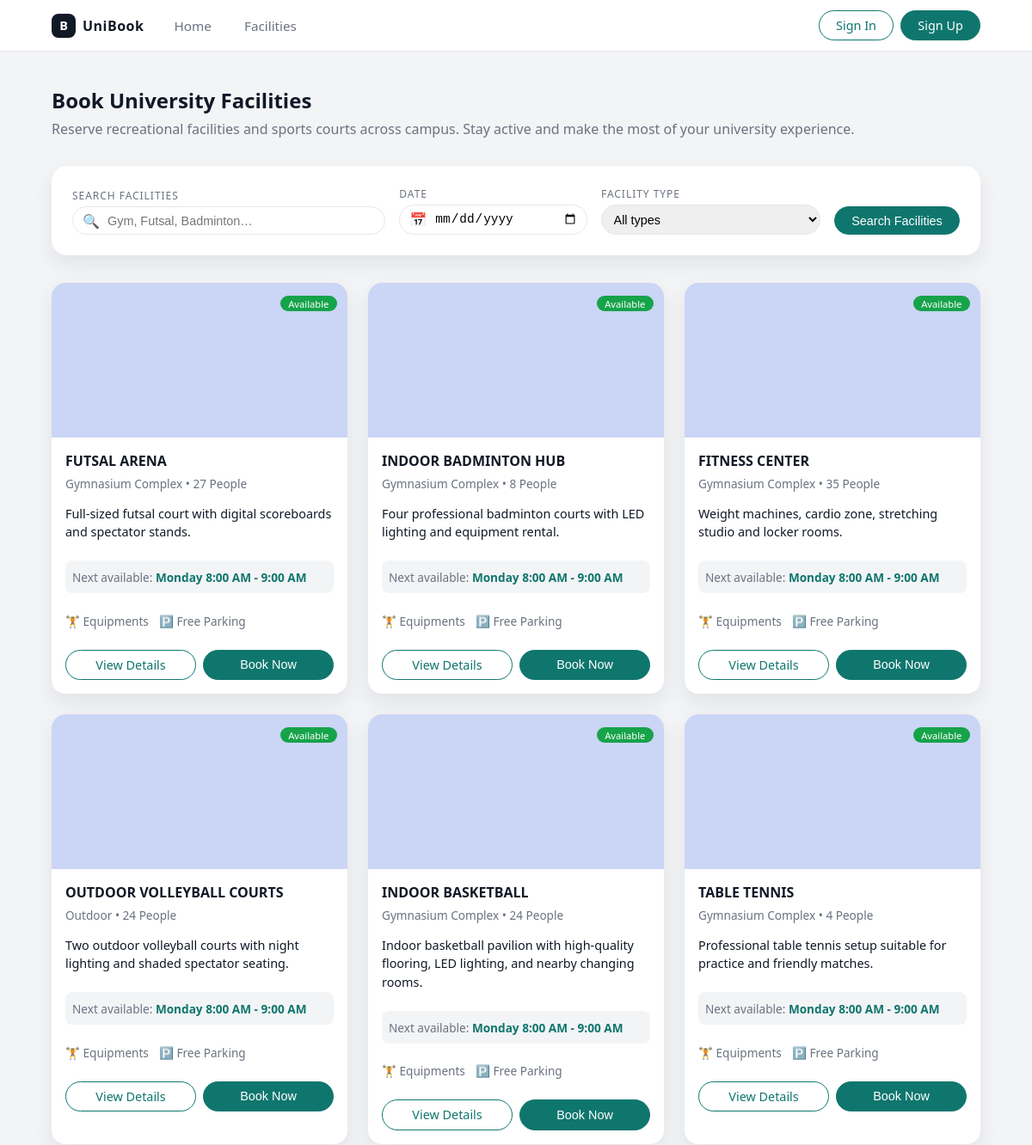
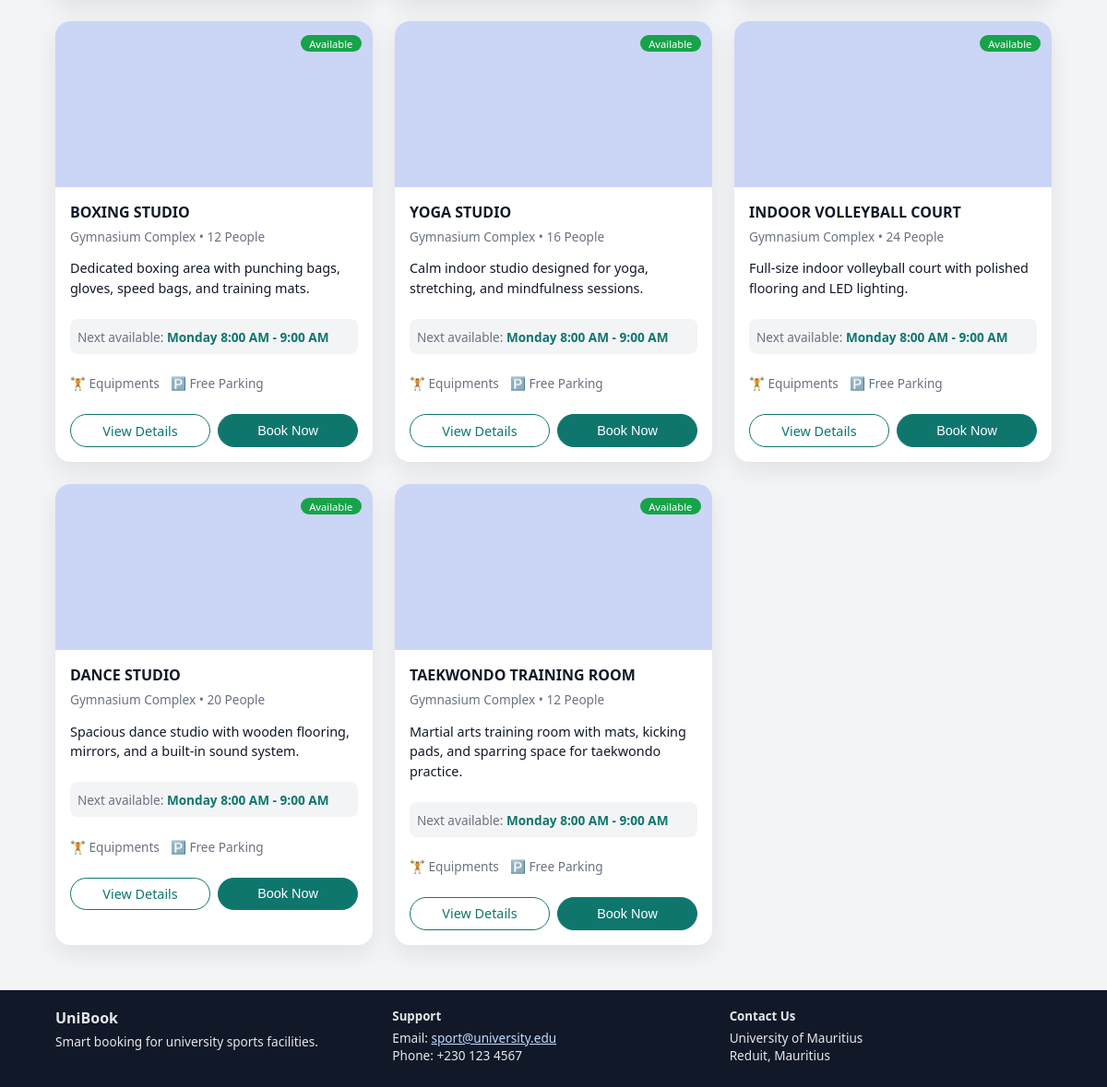
Page /facilities/ on the committed database (2 pictures, top to bottom).
### booking_sys/models.py (models this page shows, shortened)
class Facility(models.Model):
    FACILITY_TYPES = [
        ('sports', 'Sports'),
        ('recreation', 'Recreation'),
        ('academic', 'Academic'),
        ('other', 'Other'),
    ]
    FACILITY_STATUS = [
        ('available', 'Available'),
        ('maintenance', 'Under Maintenance'),
        ('closed', 'Closed'),
    ]
    facility_id = models.UUIDField(primary_key=True, default=uuid.uuid4, editable=False)
    facility_name = models.CharField(max_length=200)
    facility_type = models.CharField(max_length=20, choices=FACILITY_TYPES)
    location = models.CharField(max_length=300)
    description = models.TextField(blank=True)
    image_url = models.URLField(blank=True, null=True)
    facility_status = models.CharField(max_length=20, choices=FACILITY_STATUS, default='available')
    likes_count = models.PositiveIntegerField(default=0)

class Slot(models.Model):
    SLOT_TYPES = [
        ('regular', 'Regular'),
        ('peak', 'Peak Hours'),
        ('off_peak', 'Off-Peak'),
    ]
    SLOT_STATUS = [
        ('available', 'Available'),
        ('booked', 'Booked'),
        ('blocked', 'Blocked'),
    ]
    slot_id = models.UUIDField(primary_key=True, default=uuid.uuid4, editable=False)
    court = models.ForeignKey(Court, on_delete=models.CASCADE, related_name='slots')
    day_of_week = models.IntegerField(choices=Availability.DAYS_OF_WEEK)
    start_time = models.TimeField()
    end_time = models.TimeField()
    slot_type = models.CharField(max_length=10, choices=SLOT_TYPES, default='regular')
    slot_status = models.CharField(max_length=20, choices=SLOT_STATUS, default='available')

### booking_sys/views.py (the view)
# urls.py: path('facilities/', views.facilities, name='facilities'),
def facilities(request):
    if request.method == 'GET':
        facility_type = request.GET.get('type', '')
        facilities_list = Facility.objects.all()
        if facility_type:
            facilities_list = facilities_list.filter(facility_type=facility_type)
        facilities_with_slots = []
        for facility in facilities_list:
            courts = Court.objects.filter(facility=facility, court_status='available')
            next_slot = None
            if courts.exists():
                slots = Slot.objects.filter(
                    court__in=courts,
                    slot_status='available'
                ).order_by('day_of_week', 'start_time').first()
                if slots:
                    next_slot = slots
            total_capacity = sum(court.capacity for court in courts) if courts.exists() else 0
            facilities_with_slots.append({
                'facility': facility,
                'next_slot': next_slot,
                'capacity': total_capacity,
                'courts_count': courts.count()
            })
        return render(request, 'facilities.html', {
            'facilities_data': facilities_with_slots,
            'selected_type': facility_type
        })
    return HttpResponse(status=405)

### booking_sys/templates/facilities.html (shortened to what this page needs)
{% extends 'base.html' %}
{% block content %}
<section class="section">
  <div class="section-header">
    <h1>Book University Facilities</h1>
    <p>Reserve recreational facilities and sports courts across campus. Stay active and make the most of your university experience.</p>
  </div>
  <div style="margin-bottom: 2rem;">
  <form method="get" action="{% url 'booking_sys:search_facilities' %}">
    <div class="filter-bar">
      <div class="filter-field">
        <label>Search facilities</label>
        <div style="position: relative;">
          <span style="position: absolute; left: 0.75rem; top: 50%; transform: translateY(-50%); color: var(--text-muted);">🔍</span>
          <input type="text" name="q" placeholder="Gym, Futsal, Badminton…" value="{{ query|default:'' }}" style="padding-left: 2.5rem;" />
        </div>
      </div>
      <div class="filter-field">
        <label>Date</label>
        <div style="position: relative;">
          <span style="position: absolute; left: 0.75rem; top: 50%; transform: translateY(-50%); color: var(--text-muted);">📅</span>
          <input type="date" name="date" style="padding-left: 2.5rem;" />
        </div>
      </div>
      <div class="filter-field">
        <label>Facility type</label>
        <select name="type">
          <option value="">All types</option>
        </select>
      </div>
      <div class="filter-field">
        <button type="submit" class="btn btn-primary filter-btn" style="width: 100%;">Search Facilities</button>
      </div>
    </div>
  </form>
  </div>
  <div class="card-grid facilities-grid">
    {% if facilities_data %}
      {% for item in facilities_data %}
        {% with facility=item.facility next_slot=item.next_slot capacity=item.capacity %}
          <article class="facility-card">
            <div class="facility-image-wrapper">
              {% if facility.image_url %}
                <img src="{{ facility.image_url }}"
                     alt="{{ facility.facility_name }}"
                     class="facility-card-image">
              {% else %}
                <div class="facility-image {{ facility.facility_type }}-bg"></div>
              {% endif %}
              <div class="facility-badge-overlay">
                {% if item.facility_blackout and selected_date %}
                  <span class="badge badge-unavailable">Unavailable</span>
                {% elif facility.facility_status == 'available' %}
                  <span class="badge badge-available">Available</span>
                {% elif facility.facility_status == 'maintenance' %}
                  <span class="badge badge-soon">Soon Available</span>
                {% else %}
                  <span class="badge badge-unavailable">Unavailable</span>
                {% endif %}
              </div>
            </div>
            <div class="facility-body">
              <div class="facility-header">
                <h3>{{ facility.facility_name|upper }}</h3>
              </div>
              <p class="facility-meta">{{ facility.location }} • {{ capacity|default:"N/A" }} People</p>
              <p class="facility-text">
                {{ facility.description|default:"A well-maintained facility for your sports and recreation needs."|truncatewords:20 }}
              </p>
              {% if next_slot %}
                <div class="facility-availability">
                  <span style="font-size: 0.85rem; color: var(--text-muted);">
                    Next available:
                    <strong style="color: var(--primary);">
                      {% if next_slot.day_of_week == 0 %}Monday{% elif next_slot.day_of_week == 1 %}Tuesday{% elif next_slot.day_of_week == 2 %}Wednesday{% elif next_slot.day_of_week == 3 %}Thursday{% elif next_slot.day_of_week == 4 %}Friday{% elif next_slot.day_of_week == 5 %}Saturday{% else %}Sunday{% endif %} {{ next_slot.start_time|time:"g:i A" }} - {{ next_slot.end_time|time:"g:i A" }}
                    </strong>
                  </span>
                </div>
              {% else %}
                <div class="facility-availability">
                  <span style="font-size: 0.85rem; color: var(--text-muted);">
                    Check availability for booking
                  </span>
                </div>
              {% endif %}
              <div class="facility-features">
                <span class="feature-icon">🏋️ Equipments</span>
                <span class="feature-icon">🅿️ Free Parking</span>
              </div>
              <div class="facility-actions" style="display: flex; gap: 0.5rem; flex-wrap: wrap;">
                <a href="{% url 'booking_sys:facility_detail' facility.facility_name|slugify %}" class="btn btn-outline" style="flex: 1; min-width: 120px;">View Details</a>
                {% if facility.facility_status == 'available' and not item.facility_blackout %}
                  <button class="btn btn-primary" onclick="openBookingModal('{{ facility.facility_name }}', '{{ facility.facility_name|slugify }}', '{{ facility.facility_id }}')" style="flex: 1; min-width: 120px;">Book Now</button>
                {% else %}
                  <button class="btn btn-disabled" disabled style="flex: 1; min-width: 120px;">Unavailable</button>
                {% endif %}
              </div>
            </div>
          </article>
        {% endwith %}
      {% endfor %}
    {% else %}
      <div style="grid-column: 1 / -1; text-align: center; padding: 2rem;">
        <p>No facilities available at the moment. Please check back later.</p>
      </div>
    {% endif %}
  </div>
</section>
{% endblock %}

### booking_sys/static/css/mystyle.css (style rules this page uses)
:root { --bg: #f3f4f6; --surface: #ffffff; --border-subtle: #e5e7eb; --text-main: #111827; --text-muted: #6b7280; --primary: #0f766e; --primary-soft: #e0f2f1; --primary-dark: #064e3b; --accent: #2563eb; --danger: #dc2626; --warning: #f59e0b; --radius-card: 16px; --shadow-soft: 0 10px 25px rgba(15,23,42,0.08); --font-sans: system-ui, -apple-system, BlinkMacSystemFont, "Segoe UI", sans-serif; }
*, *::before, *::after { box-sizing: border-box; }
body { margin: 0; font-family: var(--font-sans); color: var(--text-main); background: var(--bg); }
.btn { display: inline-flex; align-items: center; justify-content: center; padding: 0.45rem 1.2rem; border-radius: 999px; font-size: 0.9rem; font-weight: 500; border: 1px solid transparent; cursor: pointer; text-decoration: none; white-space: nowrap; }
.btn-primary { background: var(--primary); color: #ffffff; border-color: var(--primary); }
.btn-outline { background: #ffffff; color: var(--primary); border-color: var(--primary); }
.section { margin-bottom: 3rem; padding-top: 1rem; }
.section-header { margin-bottom: 2rem; }
.section-header h1, .section-header h2 { margin: 0 0 0.35rem; }
.section-header p { margin: 0; color: var(--text-muted); }
.card-grid { display: grid; grid-template-columns: repeat(auto-fit, minmax(280px, 1fr)); gap: 1.5rem; margin-top: 1.5rem; }
.facility-card { background: var(--surface); border-radius: var(--radius-card); box-shadow: var(--shadow-soft); overflow: hidden; display: flex; flex-direction: column; }
.facility-image { height: 150px; background: #cbd5f5; background-size: cover; background-position: center; background-blend-mode: multiply; position: relative; transition: background-size 0.3s ease; }
.facility-body { padding: 0.9rem 1rem 1rem; display: flex; flex-direction: column; gap: 0.4rem; }
.facility-header { display: flex; justify-content: space-between; align-items: center; }
.facility-header h3 { margin: 0; font-size: 1rem; }
.facility-meta { margin: 0; color: var(--text-muted); font-size: 0.85rem; }
.facility-text { margin: 0; font-size: 0.9rem; }
.facility-actions { margin-top: 0.6rem; display: flex; gap: 0.5rem; }
.badge { display: inline-flex; align-items: center; justify-content: center; font-size: 0.7rem; padding: 0.1rem 0.6rem; border-radius: 999px; background: #e5e7eb; color: #111827; }
.filter-bar { display: grid; grid-template-columns: 2fr 1.2fr 1.4fr auto; gap: 1rem; align-items: flex-end; background: var(--surface); padding: 1.5rem 1.5rem; border-radius: 18px; box-shadow: var(--shadow-soft); margin-bottom: 0; }
.filter-field label { display: block; font-size: 0.75rem; text-transform: uppercase; letter-spacing: .08em; color: var(--text-muted); margin-bottom: 0.25rem; }
.filter-field input, .filter-field select { width: 100%; padding: 0.45rem 0.6rem; border-radius: 999px; border: 1px solid var(--border-subtle); font-size: 0.9rem; }
.facilities-grid .facility-card { min-height: 280px; }

### booking_sys/templates/facilities.html (style rules this page uses)
.facility-image-wrapper { position: relative; height: 180px; overflow: hidden; }
.facility-image { width: 100%; height: 100%; background-size: cover; background-position: center; }
.facility-badge-overlay { position: absolute; top: 0.75rem; right: 0.75rem; }
.badge-available { background: #16a34a !important; color: #ffffff !important; }
.facility-availability { margin: 0.5rem 0; padding: 0.5rem; background: #f3f4f6; border-radius: 8px; }
.facility-features { display: flex; gap: 0.75rem; margin: 0.5rem 0; flex-wrap: wrap; }
.feature-icon { font-size: 0.85rem; color: var(--text-muted); display: flex; align-items: center; gap: 0.25rem; }
.facilities-grid .facility-card { min-height: 420px; }
.facility-body { padding: 1rem; }
.facility-text { margin: 0.5rem 0; line-height: 1.5; min-height: 3em; }

### rows in the picture
Facility: facility_status "Available", facility.facility_name "FUTSAL ARENA", facility.location "Gymnasium Complex", capacity "27", facility.description "Full-sized futsal court with digital scoreboards and spectator stands.", next_slot.start_time "8:00 AM", next_slot.end_time "9:00 AM"
Facility: facility_status "Available", facility.facility_name "INDOOR BADMINTON HUB", facility.location "Gymnasium Complex", capacity "8", facility.description "Four professional badminton courts with LED lighting and equipment rental.", next_slot.start_time "8:00 AM", next_slot.end_time "9:00 AM"
Facility: facility_status "Available", facility.facility_name "FITNESS CENTER", facility.location "Gymnasium Complex", capacity "35", facility.description "Weight machines, cardio zone, stretching studio and locker rooms.", next_slot.start_time "8:00 AM", next_slot.end_time "9:00 AM"
Facility: facility_status "Available", facility.facility_name "OUTDOOR VOLLEYBALL COURTS", facility.location "Outdoor", capacity "24", facility.description "Two outdoor volleyball courts with night lighting and shaded spectator seating.", next_slot.start_time "8:00 AM", next_slot.end_time "9:00 AM"
Facility: facility_status "Available", facility.facility_name "INDOOR BASKETBALL", facility.location "Gymnasium Complex", capacity "24", facility.description "Indoor basketball pavilion with high-quality flooring, LED lighting, and nearby changing rooms.", next_slot.start_time "8:00 AM", next_slot.end_time "9:00 AM"
Facility: facility_status "Available", facility.facility_name "TABLE TENNIS", facility.location "Gymnasium Complex", capacity "4", facility.description "Professional table tennis setup suitable for practice and friendly matches.", next_slot.start_time "8:00 AM", next_slot.end_time "9:00 AM"
Facility: facility_status "Available", facility.facility_name "BOXING STUDIO", facility.location "Gymnasium Complex", capacity "12", facility.description "Dedicated boxing area with punching bags, gloves, speed bags, and training mats.", next_slot.start_time "8:00 AM", next_slot.end_time "9:00 AM"
Facility: facility_status "Available", facility.facility_name "YOGA STUDIO", facility.location "Gymnasium Complex", capacity "16", facility.description "Calm indoor studio designed for yoga, stretching, and mindfulness sessions.", next_slot.start_time "8:00 AM", next_slot.end_time "9:00 AM"
Facility: facility_status "Available", facility.facility_name "INDOOR VOLLEYBALL COURT", facility.location "Gymnasium Complex", capacity "24", facility.description "Full-size indoor volleyball court with polished flooring and LED lighting.", next_slot.start_time "8:00 AM", next_slot.end_time "9:00 AM"
Facility: facility_status "Available", facility.facility_name "DANCE STUDIO", facility.location "Gymnasium Complex", capacity "20", facility.description "Spacious dance studio with wooden flooring, mirrors, and a built-in sound system.", next_slot.start_time "8:00 AM", next_slot.end_time "9:00 AM"
Facility: facility_status "Available", facility.facility_name "TAEKWONDO TRAINING ROOM", facility.location "Gymnasium Complex", capacity "12", facility.description "Martial arts training room with mats, kicking pads, and sparring space for taekwondo practice.", next_slot.start_time "8:00 AM", next_slot.end_time "9:00 AM"
